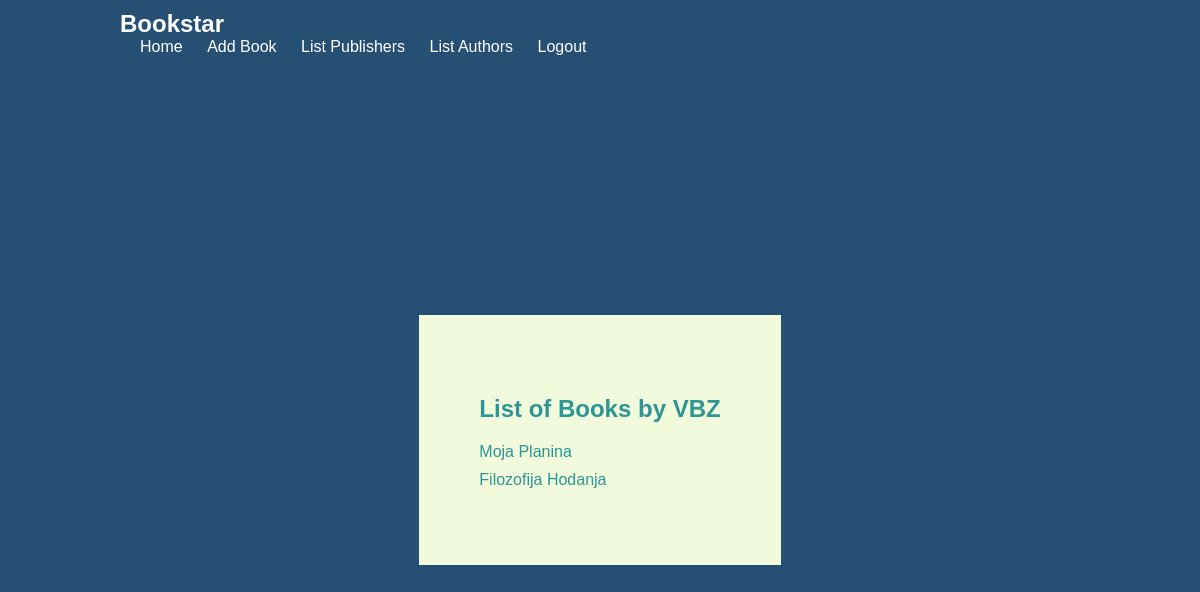
The app's page /books/publisher/5/ (signed in) with its own data.
### books/models.py (models this page shows, shortened)
class Publisher(models.Model):
    name = models.CharField(max_length=30)
    address = models.CharField(max_length=50)
    city = models.CharField(max_length=60)
    state_province = models.CharField(max_length=30)
    country = models.CharField(max_length=50)
    website = models.URLField()
    class Meta:
        ordering = ['-name']

class Book(models.Model):
    title = models.CharField(max_length=100)
    authors = models.ManyToManyField(Author)
    publisher = models.ForeignKey(Publisher, on_delete=models.CASCADE)
    publication_date = models.DateField()
    upload_user = models.ForeignKey(User, on_delete=models.CASCADE, related_name='uploaded_books')
    comments = models.ManyToManyField(User, through='BookComment', related_name='book_comments')  # Modified
    average_rating = models.DecimalField(max_digits=3, decimal_places=2, default=0.00)
    total_ratings = models.IntegerField(default=0)
    class Meta:
        ordering = ['-publication_date']

### books/views.py (the view)
# urls.py: path('publisher/<int:publisher_id>/', views.publisher_detail, name='publisher_detail'),
@login_required
def publisher_detail(request, publisher_id):
    publisher = get_object_or_404(Publisher, pk=publisher_id)
    publisher_books = Book.objects.filter(publisher=publisher)
    return render(request, 'publisher_detail.html', {'publisher': publisher, 'publisher_books': publisher_books})

### books/templates/publisher_detail.html
{% extends 'navbar.html' %}
{% block content %}
<h2>List of Books by {{ publisher.name }}</h2>
<ul>
  {% for book in publisher_books %}
    <li><a href="{% url 'book_detail' book.id %}">{{ book.title }}</a></li>
  {% empty %}
    <li>No books found for this publisher.</li>
  {% endfor %}
</ul>
{% endblock %}

### books/static/styles.css (style rules this page uses)
body { font-family: Arial, sans-serif; background-color: #265073; color: #2D9596; margin: 0; padding: 0; display: flex; justify-content: center; align-items: center; height: 100vh; }
h2 { text-align: center; }
a { color: #2D9596; text-decoration: none; }
h1, h2, h3 { margin-top: 20px; }
ul { list-style-type: none; padding: 0; }
li { margin-bottom: 10px; }

### records on screen
Publisher: name "VBZ"
Book: title "Moja Planina"
Book: title "Filozofija Hodanja"
